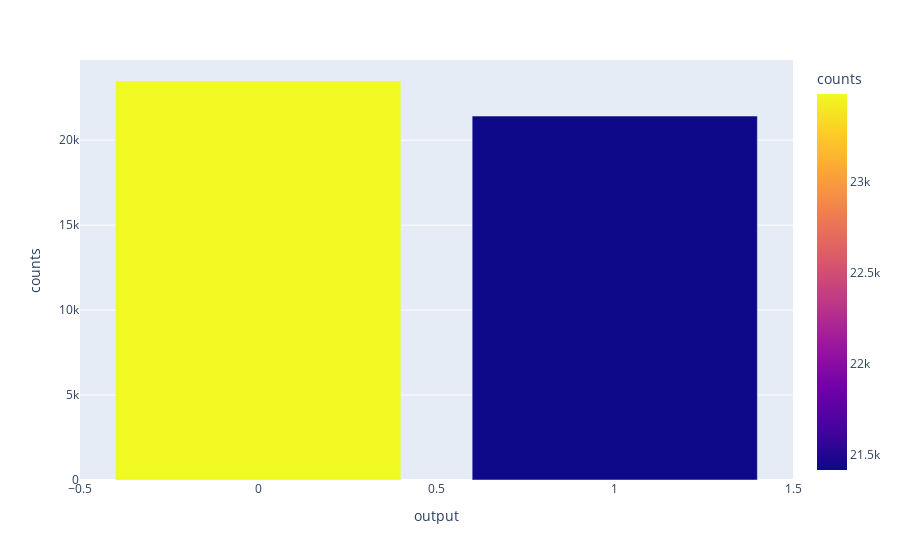

The notebook cell saved with this chart:
### Code cell
fig = px.bar(df_temp, x='output', y='counts', color="counts")
fig.show()

### Figure 1 — Plotly figure (JSON) as saved in the notebook; plotly's stock layout.template omitted (floating-point values rounded to 4 significant figures)
{"data": [{"alignmentgroup": "True", "hovertemplate": "output=%{x}<br>counts=%{marker.color}<extra></extra>", "legendgroup": "", "marker": {"color": [23481, 21417], "coloraxis": "coloraxis", "pattern": {"shape": ""}}, "name": "", "offsetgroup": "", "orientation": "v", "showlegend": false, "textposition": "auto", "type": "bar", "x": [0, 1], "xaxis": "x", "y": [23481, 21417], "yaxis": "y"}], "layout": {"barmode": "relative", "coloraxis": {"colorbar": {"title": {"text": "counts"}}, "colorscale": [[0, "#0d0887"], [0.1111, "#46039f"], [0.2222, "#7201a8"], [0.3333, "#9c179e"], [0.4444, "#bd3786"], [0.5556, "#d8576b"], [0.6667, "#ed7953"], [0.7778, "#fb9f3a"], [0.8889, "#fdca26"], [1, "#f0f921"]]}, "legend": {"tracegroupgap": 0}, "margin": {"t": 60}, "xaxis": {"anchor": "y", "domain": [0, 1], "title": {"text": "output"}}, "yaxis": {"anchor": "x", "domain": [0, 1], "title": {"text": "counts"}}}}
